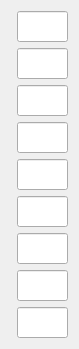
   <widget class="QWidget" name="formLayoutWidget_2">
    <property name="geometry">
     <rect>
      <x>336</x>
      <y>76</y>
      <width>71</width>
      <height>293</height>
     </rect>
    </property>
    <property name="font">
     <font>
      <family>微软雅黑</family>
      <pointsize>12</pointsize>
     </font>
    </property>
    <layout class="QFormLayout" name="formLayout_2">
     <item row="0" column="1">
      <widget class="QLineEdit" name="lineEdit21">
       <property name="font">
        <font>
         <family>微软雅黑</family>
         <pointsize>12</pointsize>
        </font>
       </property>
       <property name="text">
        <string/>
       </property>
       <property name="alignment">
        <set>Qt::AlignCenter</set>
       </property>
       <property name="readOnly">
        <bool>true</bool>
       </property>
      </widget>
     </item>
     <item row="1" column="1">
      <widget class="QLineEdit" name="lineEdit22">
       <property name="font">
        <font>
         <family>微软雅黑</family>
         <pointsize>12</pointsize>
        </font>
       </property>
       <property name="text">
        <string/>
       </property>
       <property name="alignment">
        <set>Qt::AlignCenter</set>
       </property>
       <property name="readOnly">
        <bool>true</bool>
       </property>
      </widget>
     </item>
     <item row="2" column="1">
      <widget class="QLineEdit" name="lineEdit23">
       <property name="font">
        <font>
         <family>微软雅黑</family>
         <pointsize>12</pointsize>
        </font>
       </property>
       <property name="text">
        <string/>
       </property>
       <property name="alignment">
        <set>Qt::AlignCenter</set>
       </property>
       <property name="readOnly">
        <bool>true</bool>
       </property>
      </widget>
     </item>
     <item row="3" column="1">
      <widget class="QLineEdit" name="lineEdit24">
       <property name="font">
        <font>
         <family>微软雅黑</family>
         <pointsize>12</pointsize>
        </font>
       </property>
       <property name="text">
        <string/>
       </property>
       <property name="alignment">
        <set>Qt::AlignCenter</set>
       </property>
       <property name="readOnly">
        <bool>true</bool>
       </property>
      </widget>
     </item>
     <item row="4" column="1">
      <widget class="QLineEdit" name="lineEdit25">
       <property name="font">
        <font>
         <family>微软雅黑</family>
         <pointsize>12</pointsize>
        </font>
       </property>
       <property name="text">
        <string/>
       </property>
       <property name="alignment">
        <set>Qt::AlignCenter</set>
       </property>
       <property name="readOnly">
        <bool>true</bool>
       </property>
      </widget>
     </item>
     <item row="5" column="1">
      <widget class="QLineEdit" name="lineEdit26">
       <property name="font">
        <font>
         <family>微软雅黑</family>
         <pointsize>12</pointsize>
        </font>
       </property>
       <property name="text">
        <string/>
       </property>
       <property name="alignment">
        <set>Qt::AlignCenter</set>
       </property>
       <property name="readOnly">
        <bool>true</bool>
       </property>
      </widget>
     </item>
     <item row="6" column="1">
      <widget class="QLineEdit" name="lineEdit27">
       <property name="font">
        <font>
         <family>微软雅黑</family>
         <pointsize>12</pointsize>
        </font>
       </property>
       <property name="text">
        <string/>
       </property>
       <property name="alignment">
        <set>Qt::AlignCenter</set>
       </property>
       <property name="readOnly">
        <bool>true</bool>
       </property>
      </widget>
     </item>
     <item row="7" column="1">
      <widget class="QLineEdit" name="lineEdit28">
       <property name="font">
        <font>
         <family>微软雅黑</family>
         <pointsize>12</pointsize>
        </font>
       </property>
       <property name="text">
        <string/>
       </property>
       <property name="alignment">
        <set>Qt::AlignCenter</set>
       </property>
       <property name="readOnly">
        <bool>true</bool>
       </property>
      </widget>
     </item>
     <item row="8" column="1">
      <widget class="QLineEdit" name="lineEdit29">
       <property name="font">
        <font>
         <family>微软雅黑</family>
         <pointsize>12</pointsize>
        </font>
       </property>
       <property name="text">
        <string/>
       </property>
       <property name="alignment">
        <set>Qt::AlignCenter</set>
       </property>
       <property name="readOnly">
        <bool>true</bool>
       </property>
      </widget>
     </item>
    </layout>
   </widget>
